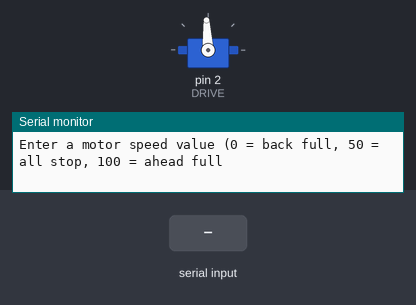
Bench run of a sketch on a simulated Arduino Uno, built with avr-gcc and run on an emulated ATmega328P. Parts: servo, the last lines printed to the serial monitor. The inputs (shaded band) are chosen by the test bench.

Above: at 1.2 s.
1.3 s: "90,45\n" received over Serial
At 2.7 s:
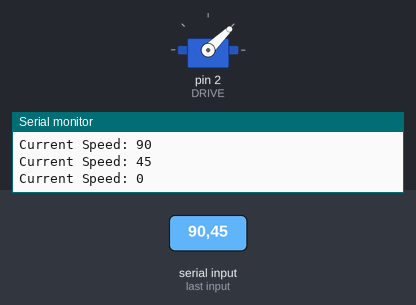
3.8 s: "30,150\n" received over Serial
At 4.6 s:
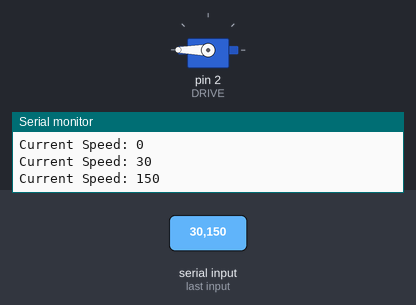
6.3 s: "90\n" received over Serial
At 6.9 s:
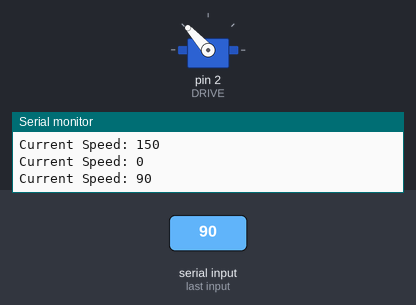
Timing chart, 0 to 9.3 s (numbered marks = the images above; inputs shaded):
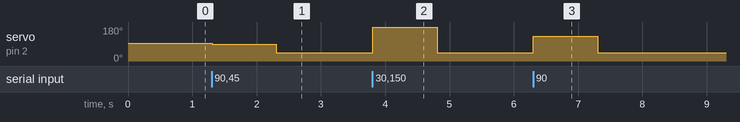

Measured:
- after the input at 1.3 s, servo on pin 2 (DRIVE): 93° → 88° at once, → 44° 1.0 s later
- after the input at 3.8 s, servo on pin 2 (DRIVE): 44° → 180° at once, → 44° 1.0 s later
- after the input at 6.3 s, servo on pin 2 (DRIVE): 44° → 132° at once, → 44° 1.0 s later

The sketch:

robotevaluation.ino
```cpp
//This program allows an operator to communicate with the robot via serial to test ESC functionality.
//Set Serial monitor to: BAUD: 9600, with no line endings
//Open serial port with ctrl+shift+m
//Requires Servo library

//SWITCH POSITIONS ON ESC
//1 (far left) ON - mixing is enabled in the ESC. This means that forward and turning are the channels instead of left motors and right motors.
//2 OFF - exponential control off, linear response instead of exponential response (exponential is used for sensitive robots)
//3 ON - for NiMH battery pack
//4 OFF - acceleration ramping is on when the switch is off. This makes the robot accelerate a little slower to prevent extreme current draw. Try both on and off for this switch.
//5 OFF - Auto calibrate off. We don't want the ESC messing with what the microcontroller sends out.
//6 OFF - Turns off calibrate and store mode. Since we do not care about calibration, we also don't care about storing settings.

#include <Servo.h> //required for controlling an ESC

const uint8_t DRIVE = 2; //PWM out on pin 2
const uint32_t BAUD = 9600; //communications rate with arduino

Servo SABERTOOTH; //Creating a servo object to represent forward/rearward motion input to the ESC

void setup()
{
  SABERTOOTH.attach(DRIVE); //the servo object is bound to pin 2 (DRIVE) and SABERTOOTH is used to refer to the ESC from here on out
  Serial.begin(BAUD); //open up communications for testing purposes
  Serial.println("Enter a motor speed value (0 = back full, 50 = all stop, 100 = ahead full");
  SABERTOOTH.writeMicroseconds(1500); //Initializing ESC at zero throttle
}

void loop()
{
    while (Serial.available())
  {
    uint16_t pulse = Serial.parseInt(); //whatever number the user just typed in is the new motor pulse speed IN PERCENT!
    Serial.print("Current Speed: ");
    Serial.print(pulse);
    Serial.print('\n'); //new line for the next output
    pulse = (pulse*10)+1000; //converting percentage to a pulse width for use with theThunderbird 18 ESC
    SABERTOOTH.writeMicroseconds(pulse); //Sending the command to the ESC - note that this takes about a second for an Arduino Uno to do, a more powerful microcontroller is recommended
  }
}
```
